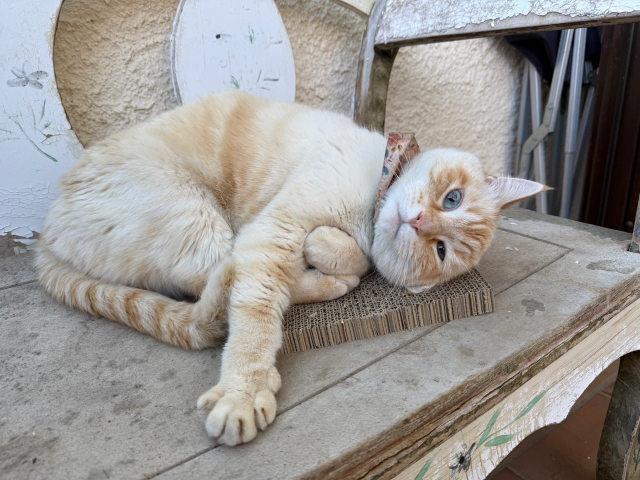
#> input picture mano.jpeg, 1280 x 960 px (shown at 1/2 size)
$ python questions_generator.py
#> lines starting #> are read from the running program, lines starting #| are printed output that depends on the picture
# Generate simple MCQ images for Sobel-style visual questions.
# Run this locally, then put the PNG files into an Overleaf folder named figures/.

import os
import numpy as np
import matplotlib.pyplot as plt
from scipy.signal import correlate2d
from PIL import Image

os.makedirs("figures", exist_ok=True)

# ── Load mano.jpeg as grayscale ───────────────────────────────────────
img_pil = Image.open("mano.jpeg").convert("L")
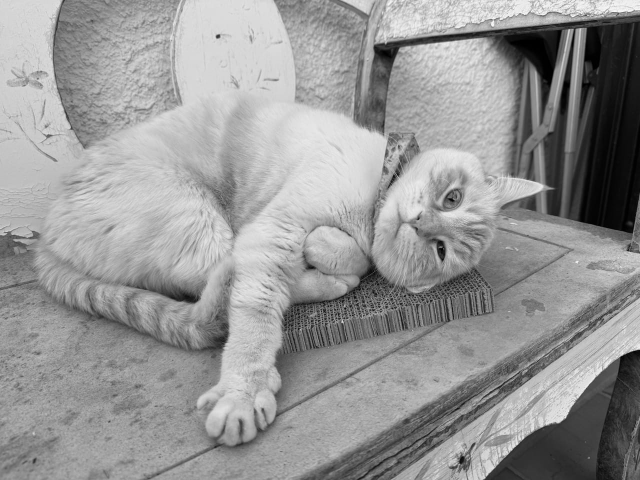
#> img_pil: PIL image 1280x960 L (shown at 1/2 size); min 0, max 254, mean 150.5
img_pil = img_pil.resize((80, 80), Image.LANCZOS)
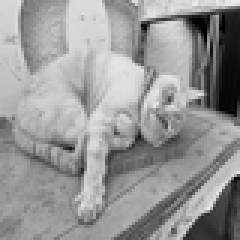
#> img_pil: PIL image 80x80 L (shown 3 times larger); min 0, max 238, mean 150.5
img_base = np.array(img_pil, dtype=np.float64)

def save_img(arr, path):
    plt.figure(figsize=(2, 2))
    plt.imshow(arr, cmap="gray", vmin=0, vmax=255)
    plt.axis("off")
    plt.tight_layout(pad=0)
    plt.savefig(path, dpi=200, bbox_inches="tight", pad_inches=0)
    plt.close()

def save_kernel(kernel, path):
    fig, ax = plt.subplots(figsize=(1.4, 1.4))
    ax.imshow(np.ones_like(kernel), cmap="gray", vmin=0, vmax=1)
    for i in range(kernel.shape[0]):
        for j in range(kernel.shape[1]):
            ax.text(j, i, str(kernel[i, j]), ha="center", va="center", fontsize=14)
    ax.set_xticks([])
    ax.set_yticks([])
    plt.tight_layout(pad=0.1)
    plt.savefig(path, dpi=200, bbox_inches="tight", pad_inches=0)
    plt.close()

sobel_y = np.array([
    [-1, -2, -1],
    [ 0,  0,  0],
    [ 1,  2,  1]
])

sobel_x = np.array([
    [-1, 0, 1],
    [-2, 0, 2],
    [-1, 0, 1]
])

# ── Question 1: apply Sobel-Y (detects horizontal edges) ─────────────
out_h = np.abs(correlate2d(img_base, sobel_y, mode="same", boundary="symm"))
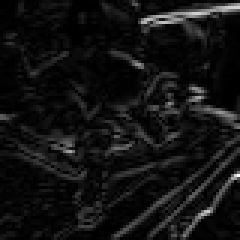
#> out_h: shape (80, 80) float64 (shown 3 times larger); min 0, max 842, mean 62.8; drawn with min black and max white
out_h = 255 * out_h / out_h.max()

# Distractors
out_v_wrong = np.abs(correlate2d(img_base, sobel_x, mode="same", boundary="symm"))
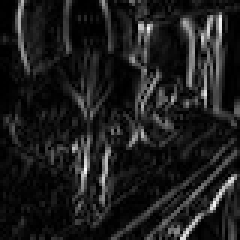
#> out_v_wrong: shape (80, 80) float64 (shown 3 times larger); min 0, max 628, mean 73.1; drawn with min black and max white
out_v_wrong = 255 * out_v_wrong / out_v_wrong.max()

blur_like = np.ones_like(img_base) * 130
blank = np.zeros_like(img_base)

save_img(img_base,    "figures/pre_input_horizontal.png")
save_kernel(sobel_y,  "figures/pre_kernel_y.png")
#> in save_kernel, `plt.savefig(path, dpi=200, bbox_inches="tight", pad_inches=0)`:
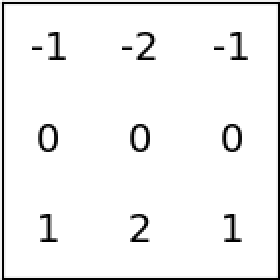
#> figure drawn by matplotlib, 1 panel
save_img(out_h,       "figures/pre_choice_A.png")   # correct: horizontal edges
save_img(out_v_wrong, "figures/pre_choice_B.png")   # wrong: vertical edges instead
save_img(blur_like,   "figures/pre_choice_C.png")   # wrong: blur-like
#> blur_like: shape (80, 80) float64; every value is 130
save_img(blank,       "figures/pre_choice_D.png")   # wrong: no response
#> blank: shape (80, 80) float64; every value is 0

# ── Question 2: apply Sobel-X (detects vertical edges) ───────────────
out_v = np.abs(correlate2d(img_base, sobel_x, mode="same", boundary="symm"))
out_v = 255 * out_v / out_v.max()

out_h_wrong = np.abs(correlate2d(img_base, sobel_y, mode="same", boundary="symm"))
out_h_wrong = 255 * out_h_wrong / out_h_wrong.max()

save_img(img_base,    "figures/post_input_vertical.png")
save_kernel(sobel_x,  "figures/post_kernel_x.png")
#> call 2 of save_kernel, with kernel = array of shape (3, 3), path = 'figures/post_kernel_x.png'
#> in save_kernel (call 2), `plt.savefig(path, dpi=200, bbox_inches="tight", pad_inches=0)`:
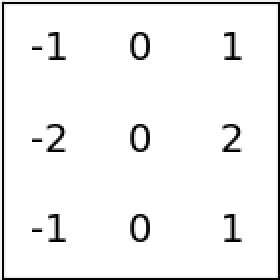
#> figure drawn by matplotlib, 1 panel
save_img(out_v,       "figures/post_choice_A.png")   # correct: vertical edges
save_img(out_h_wrong, "figures/post_choice_B.png")   # wrong: horizontal edges instead
save_img(blur_like,   "figures/post_choice_C.png")   # wrong: blur-like
save_img(blank,       "figures/post_choice_D.png")   # wrong: no response
